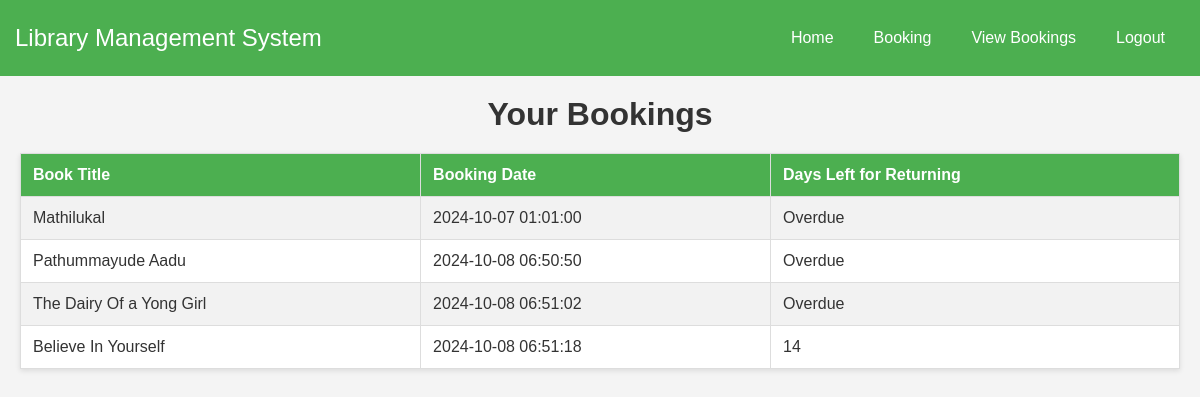
Screenshot of /returning.php (signed in) with the database file from the repository.
### tables this page shows
CREATE TABLE `bookings` (
  `id` int(11) NOT NULL,
  `user_id` int(11) NOT NULL,
  `book_id` int(11) NOT NULL,
  `booking_date` datetime DEFAULT current_timestamp(),
  `duration` varchar(20) NOT NULL,
  `mode` varchar(10) DEFAULT 'online',
  `status` varchar(20) DEFAULT 'not returned'
);

CREATE TABLE `books` (
  `photo` varchar(200) NOT NULL,
  `book_id` int(11) NOT NULL,
  `title` varchar(255) NOT NULL,
  `author` varchar(255) NOT NULL,
  `published_year` int(11) DEFAULT NULL,
  `genre` varchar(100) DEFAULT NULL
);

### returning.php (the view, shortened to what this page needs)
<?php
$conn = mysqli_connect("localhost", "root", "", "online_library_management_system");
$userId = $_SESSION['user_id'];
$sql = "
    SELECT b.title AS book_title, bk.booking_date, bk.duration
    FROM bookings bk
    JOIN books b ON bk.book_id = b.book_id
    WHERE bk.user_id = '$userId'
";
$result = mysqli_query($conn, $sql);
?>
<!DOCTYPE html>
<html lang="en">
<head>
    <link rel="stylesheet" href="returning.css">
</head>
<body>
<nav class="navbar">
    <div class="navbar-container">
        <a href="index.html" class="navbar-title">Library Management System</a>
        <div class="link">
            <a href="studentdashboard.php">Home</a>
            <a href="./editbooks.php">Booking</a>
            <a href="view_bookings.php">View Bookings</a>
            <a href="logout.php">Logout</a>
        </div>
    </div>
</nav>
<div class="doc">
    <h1>Your Bookings</h1>
</div>
<div class="returning-table">
    <?php if (mysqli_num_rows($result) > 0): ?>
        <table>
            <tr>
                <th>Book Title</th>
                <th>Booking Date</th>
                <th>Days Left for Returning</th>
            </tr>
            <?php while ($row = mysqli_fetch_assoc($result)): ?>
                <tr>
                    <td><?php echo htmlspecialchars($row['book_title']); ?></td>
                    <td><?php echo htmlspecialchars($row['booking_date']); ?></td>
                    <td>
                        <?php
                        $bookingDate = new DateTime($row['booking_date']);
                        $duration = $row['duration'];
                        $returnDate = clone $bookingDate;
                        if ($duration === '1_week') {
                            $returnDate->modify('+1 week');
                        } elseif ($duration === '2_weeks') {
                            $returnDate->modify('+2 weeks');
                        } elseif ($duration === '1_month') {
                            $returnDate->modify('+1 month');
                        }
                        $today = new DateTime();
                        $daysLeft = $returnDate->diff($today)->days;
                        if ($today < $returnDate) {
                            echo htmlspecialchars($daysLeft);
                        } else {
                            echo "Overdue";
                        }
                        ?>
                    </td>
                </tr>
            <?php endwhile; ?>
        </table>
    <?php else: ?>
        <p>No booked books found.</p>
    <?php endif; ?>
</div>
</body>
</html>

### returning.css (style rules this page uses)
body, h1, p { margin: 0; padding: 0; }
body { font-family: Arial, sans-serif; background-color: #f4f4f4; color: #333; }
.navbar { background-color: #4CAF50; padding: 15px; }
.navbar-container { display: flex; justify-content: space-between; align-items: center; }
.navbar-title { color: white; font-size: 24px; text-decoration: none; }
.link { display: flex; }
.link a { color: white; padding: 14px 20px; text-decoration: none; }
.doc { text-align: center; margin: 20px; }
.returning-table { margin: 20px; }
table { width: 100%; border-collapse: collapse; box-shadow: 0 2px 5px rgba(0, 0, 0, 0.1); background-color: white; }
th, td { border: 1px solid #dddddd; text-align: left; padding: 12px; }
th { background-color: #4CAF50; color: white; }
tr:nth-child(even) { background-color: #f2f2f2; }

### rows the page displays
bookings: book.title "Mathilukal", booking_date "2024-10-07 01:01:00", shows "Overdue"
bookings: book.title "Pathummayude Aadu", booking_date "2024-10-08 06:50:50", shows "Overdue"
bookings: book.title "The Dairy Of a Yong Girl", booking_date "2024-10-08 06:51:02", shows "Overdue"
bookings: book.title "Believe In Yourself", booking_date "2024-10-08 06:51:18"
